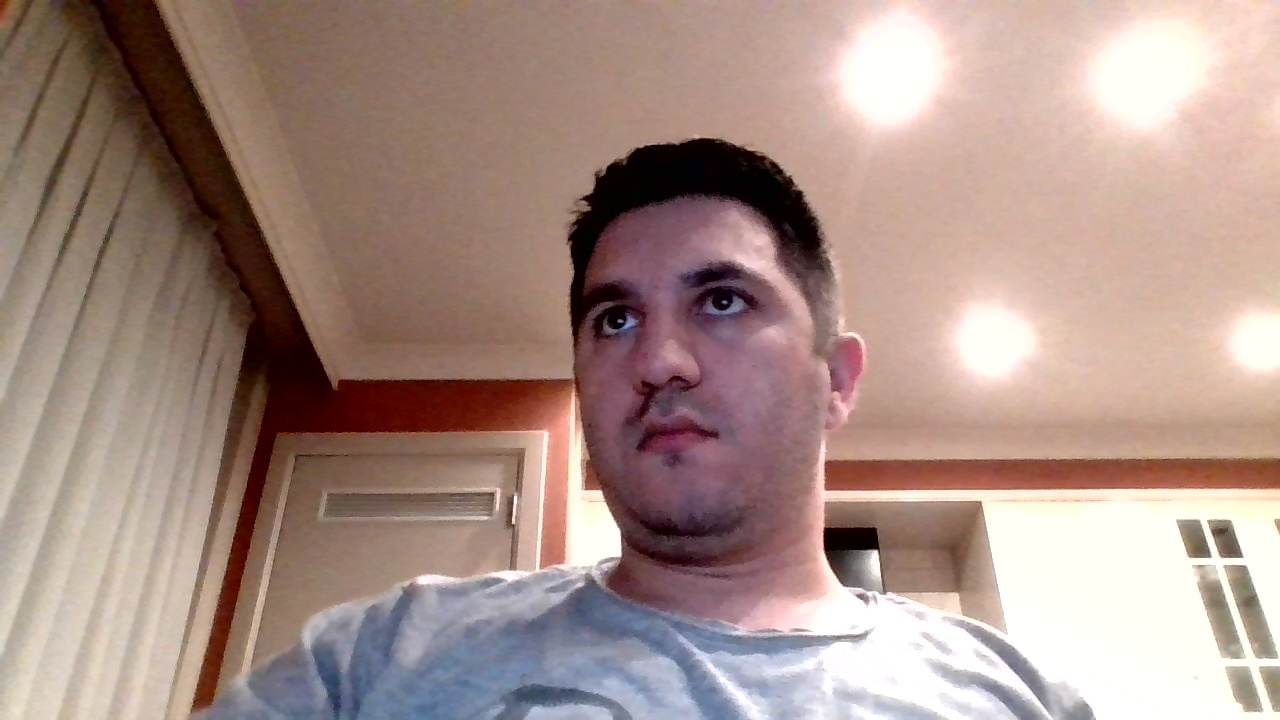
#> input picture src/keyboard/Sample.jpg, 1280 x 720 px
$ python -i converter.py   (imports and definitions only)
#> lines starting #> are read from the running program, lines starting #| are printed output that depends on the picture
import logging
from PIL import Image, ImageOps, ImageFilter
import os
import tempfile
import yt_dlp
import cv2
from tqdm import tqdm


logger = logging.getLogger(__name__)


# ---------- image → coloring page ---------- #
def convert_image_to_coloring_page(
        image_path: str,
        save_path: str
) -> str:
    """
    Turn a RGB image file into a high-contrast B/W outline drawing.
    Returns the path of the saved coloring page.
    """
#> called with image_path = '../keyboard/Sample.jpg', save_path = 'out.png'
    img = Image.open(image_path).convert("RGB")
#> img is the input picture: PIL image 1280x720 RGB; mean R, G, B 167.7, 143.4, 135
    gray = ImageOps.grayscale(img)                       # remove colour
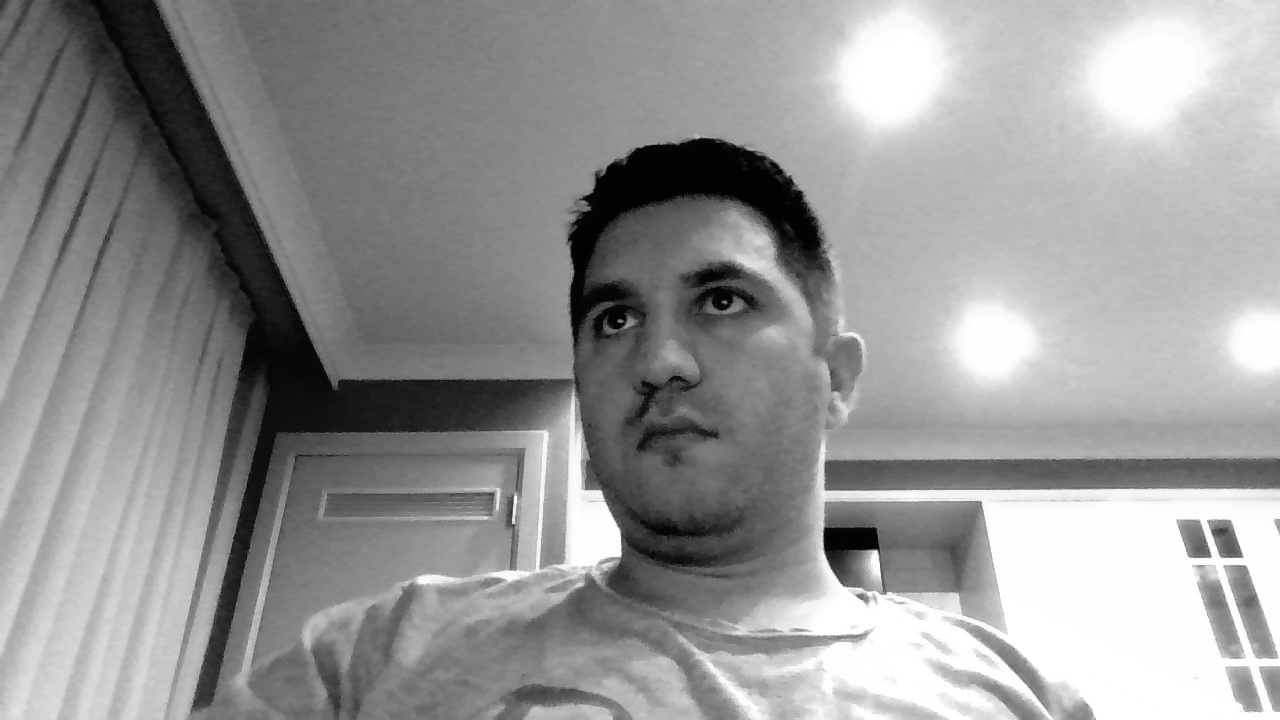
#> gray: PIL image 1280x720 L; min 0, max 255, mean 149.7
    edges = gray.filter(ImageFilter.FIND_EDGES)          # detect edges
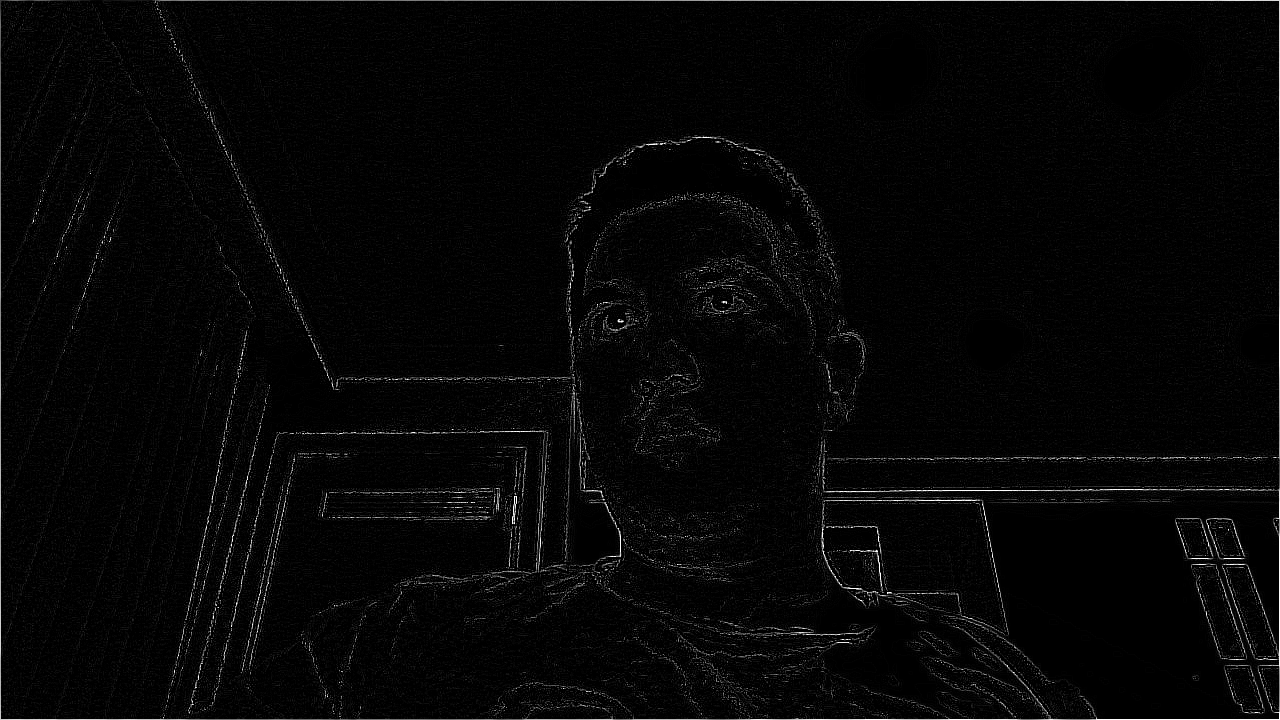
#> edges: PIL image 1280x720 L; min 0, max 255, mean 6.2
    inverted = ImageOps.invert(edges)                    # white bg, dark lines
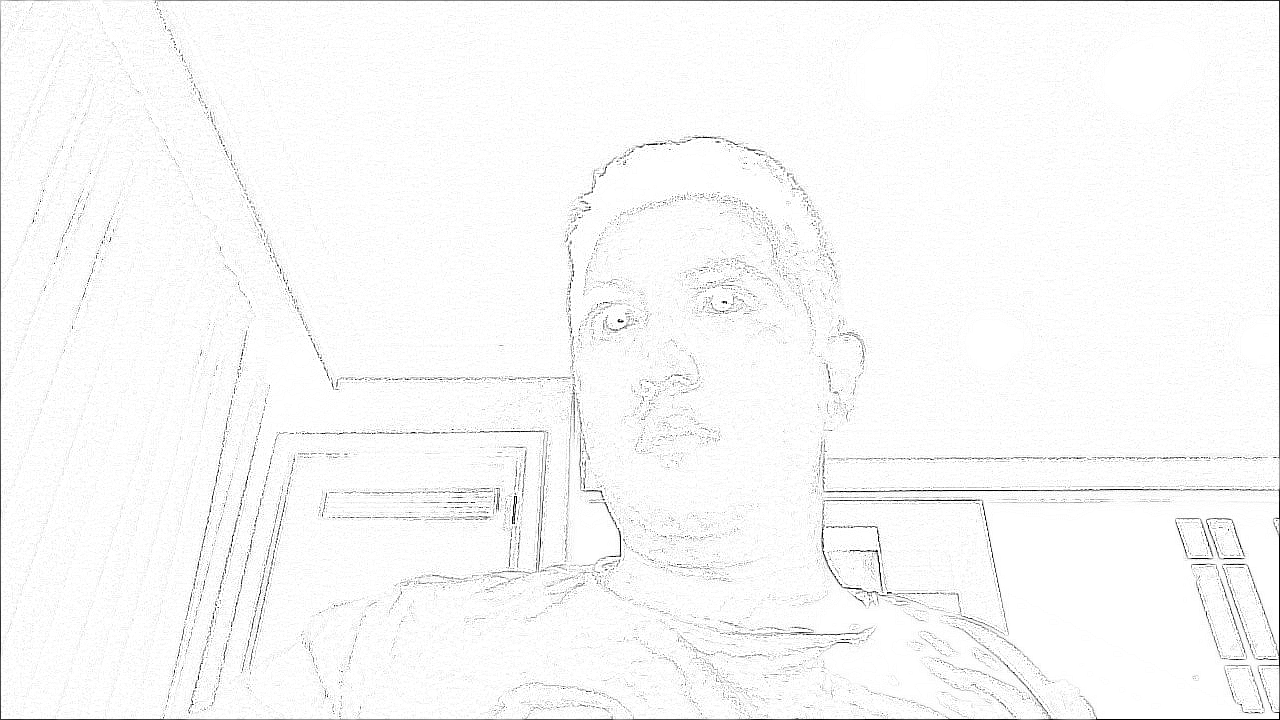
#> inverted: PIL image 1280x720 L; min 0, max 255, mean 248.8
    threshold = 100
    is_black = lambda p: 0 if p < threshold else 255
    bw = inverted.point(is_black, mode="1")  # hard-threshold
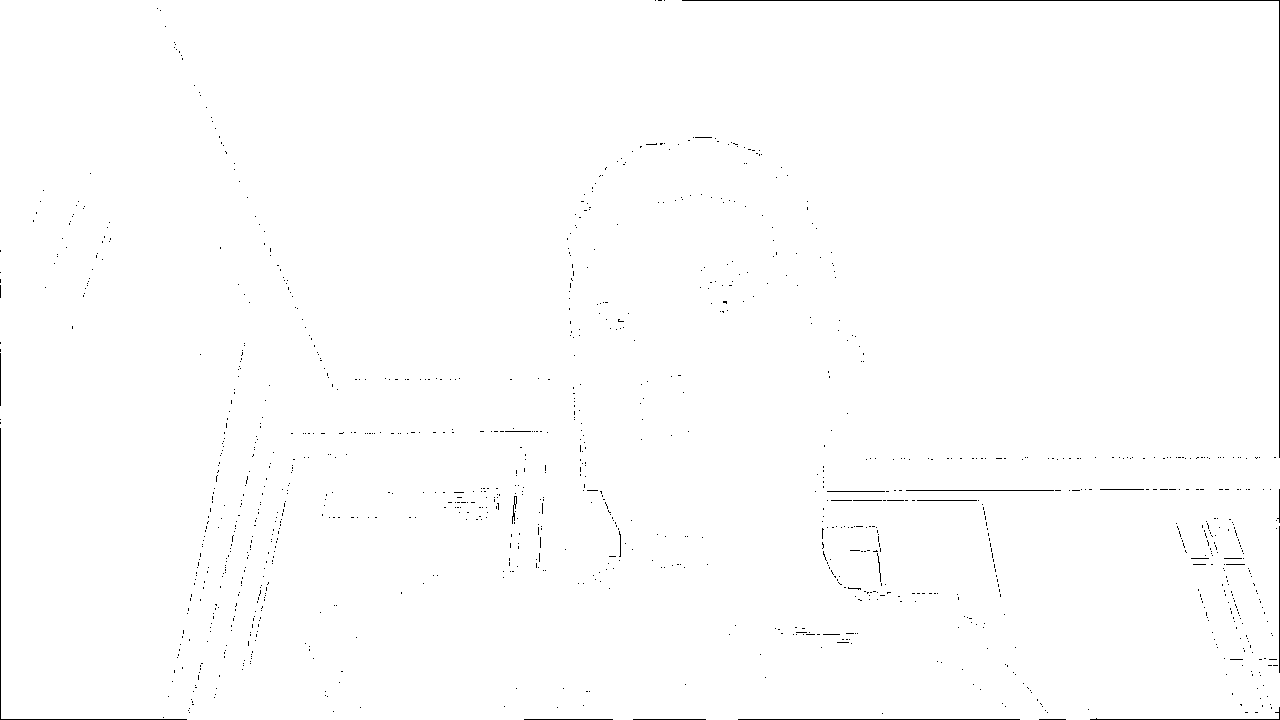
#> bw: PIL image 1280x720 1; 99.4% white; black in thin lines or dots
    os.makedirs(os.path.dirname(save_path), exist_ok=True)
    bw.save(save_path)
    return save_path

# ---------- YouTube video → many coloring pages ---------- #
# [44 lines left out: function convert_video_to_coloring_page, not called in this run]

>>> result = convert_image_to_coloring_page('../keyboard/Sample.jpg', 'out.png')
